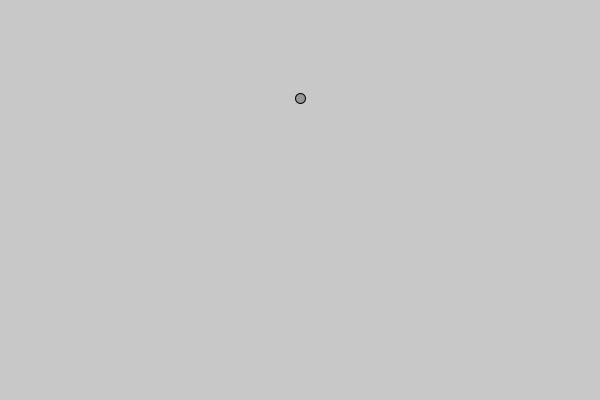
Frame 1 (no input)
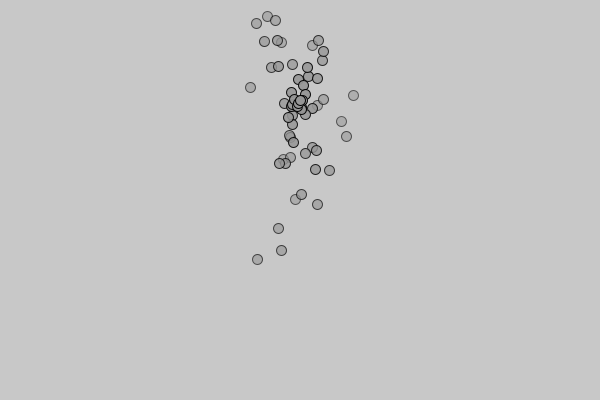
Frame 60 (the mouse pressed at the canvas centre just before this capture)
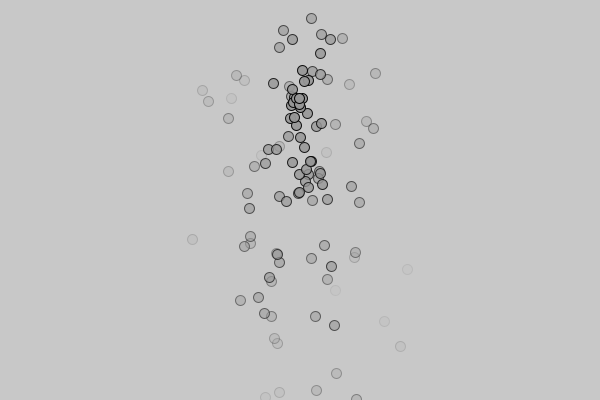
Frame 120 (the mouse held since frame 60 and released just before this capture)

The Processing sketch that drew these frames (run headless with seeded random() and noise(); from frame 60 on, the mouse is pressed at the canvas centre):

// Processing sketch: V_1_Particle_Systems
// ── V_1_Particle_Systems.pde
ArrayList<Particle> particles;

void setup() {
  size(600, 400);
  particles = new ArrayList<Particle>();
}

void draw() {
  background(200);
  particles.add(new Particle());
  for(Particle p : particles) {
    PVector grav = new PVector(0, 0.5);
    p.applyForce(grav);
    p.update();
    p.display();
  }
  if(particles.get(0).isDead()) {
    particles.remove(0);
  }
  println(frameRate);
}
// ── Particle.pde
class Particle {
  PVector pos;
  PVector vel;
  PVector acc;
  float mass;
  
  float lifespan = 255;
  
  Particle() {
    pos = new PVector(width/2, height/4);
    vel = new PVector(random(-1, 1), random(-3, 3));
    acc = new PVector(0, 0);
    mass = 10;
  }
  
  Particle(float mass) {
    pos = new PVector(width/2, height/2);
    vel = new PVector(0, 0);
    acc = new PVector(0, 0);
    this.mass = mass;
  }
  
  Particle(PVector pos) {
    this.pos = new PVector();
    this.pos = pos.copy();
    vel = new PVector(0, random(-1, 1));
    acc = new PVector(0, 0);
    mass = 10;
  }
  
  PVector attract(Particle p) {
    float G = 1;
    PVector force = PVector.sub(pos, p.pos);
    float dsq = force.magSq(); 
    force.normalize();
    
    float strength = (G * mass * p.mass) / dsq;
    force.mult(strength);
    
    return force;
  }
  
  void applyForce(PVector force) {
    PVector f = PVector.div(force, mass);
    acc.add(f);
  }
  
  boolean isDead() {
    return (particles.get(0).lifespan <= 0);
  }
  
  void update() {
    vel.add(acc);
    pos.add(vel);
    acc.mult(0);
    lifespan -= 2;
  }
  
  void edges() {
    if(pos.x > width || pos.x < 0) vel.x = -vel.x;
    if(pos.y > height || pos.y < 0) vel.y = -vel.y;
  }
  
  void display() {
    stroke(2, lifespan);
    fill(150, lifespan);
    ellipse(pos.x, pos.y, 10, 10);
  }
}
